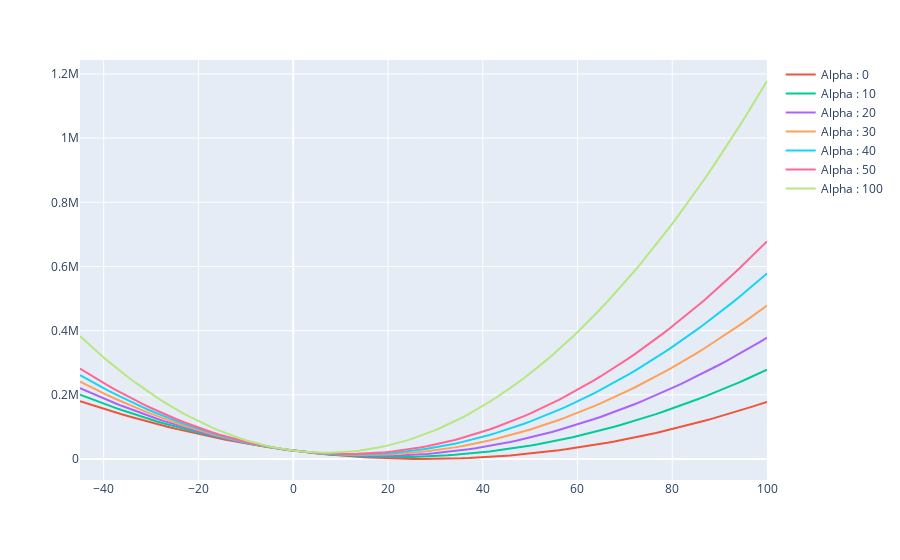

The notebook cell saved with this chart:
### Code cell
m = np.linspace(-45,100,100)
fig = px.scatter()
for i in [0,10,20,30,40,50,100]:
    loss= []
    for j in range(m.shape[0]):
        loss_i = calLoss(m[j], i)
        loss.append(loss_i)
    fig.add_trace(go.Line(x=m, y=loss, name=f"Alpha : {i}"))
fig.show()
